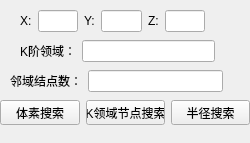
<?xml version="1.0" encoding="UTF-8"?>
<ui version="4.0">
 <class>Widget_SearchKNear</class>
 <widget class="QWidget" name="Widget_SearchKNear">
  <property name="geometry">
   <rect>
    <x>0</x>
    <y>0</y>
    <width>250</width>
    <height>143</height>
   </rect>
  </property>
  <property name="windowTitle">
   <string>Form</string>
  </property>
  <widget class="QWidget" name="layoutWidget">
   <property name="geometry">
    <rect>
     <x>20</x>
     <y>10</y>
     <width>185</width>
     <height>22</height>
    </rect>
   </property>
   <layout class="QHBoxLayout" name="horizontalLayout">
    <item>
     <widget class="QLabel" name="label_x">
      <property name="text">
       <string>X:</string>
      </property>
     </widget>
    </item>
    <item>
     <widget class="QLineEdit" name="lineEdit_X"/>
    </item>
    <item>
     <widget class="QLabel" name="label_Y">
      <property name="text">
       <string>Y:</string>
      </property>
     </widget>
    </item>
    <item>
     <widget class="QLineEdit" name="lineEdit_Y"/>
    </item>
    <item>
     <widget class="QLabel" name="label_Z">
      <property name="text">
       <string>Z:</string>
      </property>
     </widget>
    </item>
    <item>
     <widget class="QLineEdit" name="lineEdit_Z"/>
    </item>
   </layout>
  </widget>
  <widget class="QWidget" name="layoutWidget">
   <property name="geometry">
    <rect>
     <x>0</x>
     <y>100</y>
     <width>250</width>
     <height>25</height>
    </rect>
   </property>
   <layout class="QHBoxLayout" name="horizontalLayout_2">
    <item>
     <widget class="QPushButton" name="pushButton_voxelSearch">
      <property name="text">
       <string>体素搜索</string>
      </property>
     </widget>
    </item>
    <item>
     <widget class="QPushButton" name="pushButton_kNearNodes">
      <property name="text">
       <string>K领域节点搜索</string>
      </property>
     </widget>
    </item>
    <item>
     <widget class="QPushButton" name="pushButton_NearRadiusSearch">
      <property name="text">
       <string>半径搜索</string>
      </property>
     </widget>
    </item>
   </layout>
  </widget>
  <widget class="QWidget" name="layoutWidget">
   <property name="geometry">
    <rect>
     <x>20</x>
     <y>40</y>
     <width>195</width>
     <height>22</height>
    </rect>
   </property>
   <layout class="QHBoxLayout" name="horizontalLayout_3">
    <item>
     <widget class="QLabel" name="label_K">
      <property name="text">
       <string>K阶领域：</string>
      </property>
     </widget>
    </item>
    <item>
     <widget class="QLineEdit" name="lineEdit"/>
    </item>
   </layout>
  </widget>
  <widget class="QWidget" name="">
   <property name="geometry">
    <rect>
     <x>10</x>
     <y>70</y>
     <width>213</width>
     <height>22</height>
    </rect>
   </property>
   <layout class="QHBoxLayout" name="horizontalLayout_4">
    <item>
     <widget class="QLabel" name="label_result">
      <property name="text">
       <string>邻域结点数：</string>
      </property>
     </widget>
    </item>
    <item>
     <widget class="QLineEdit" name="lineEdit_result">
      <property name="focusPolicy">
       <enum>Qt::TabFocus</enum>
      </property>
     </widget>
    </item>
   </layout>
  </widget>
 </widget>
 <resources/>
 <connections>
  <connection>
   <sender>pushButton_voxelSearch</sender>
   <signal>clicked(bool)</signal>
   <receiver>Widget_SearchKNear</receiver>
   <slot>OnPushButton_voxelSearch()</slot>
   <hints>
    <hint type="sourcelabel">
     <x>38</x>
     <y>112</y>
    </hint>
    <hint type="destinationlabel">
     <x>124</x>
     <y>71</y>
    </hint>
   </hints>
  </connection>
  <connection>
   <sender>pushButton_kNearNodes</sender>
   <signal>clicked(bool)</signal>
   <receiver>Widget_SearchKNear</receiver>
   <slot>OnPushButton_kNearNodes()</slot>
   <hints>
    <hint type="sourcelabel">
     <x>124</x>
     <y>112</y>
    </hint>
    <hint type="destinationlabel">
     <x>124</x>
     <y>71</y>
    </hint>
   </hints>
  </connection>
  <connection>
   <sender>pushButton_NearRadiusSearch</sender>
   <signal>clicked(bool)</signal>
   <receiver>Widget_SearchKNear</receiver>
   <slot>OnPushButton_NearRadiusSearch()</slot>
   <hints>
    <hint type="sourcelabel">
     <x>211</x>
     <y>112</y>
    </hint>
    <hint type="destinationlabel">
     <x>124</x>
     <y>71</y>
    </hint>
   </hints>
  </connection>
 </connections>
 <slots>
  <slot>OnPushButton_voxelSearch()</slot>
  <slot>OnPushButton_kNearNodes()</slot>
  <slot>OnPushButton_NearRadiusSearch()</slot>
 </slots>
</ui>
